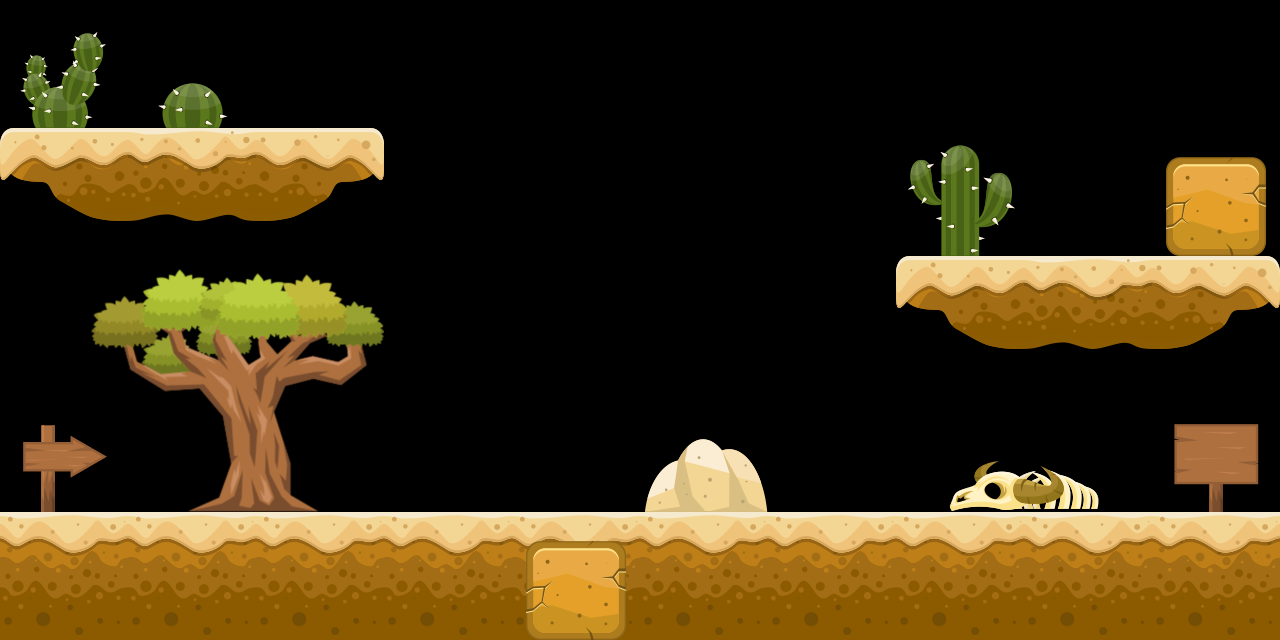

Tiled map render using the project's own tile images. Description and the map definition, with tile-layer contents summarised, below:
An orthogonal 10x5 tile map with 128x128 px tiles, 2 tile layers (plataformas, objetos).

<map version="1.0" tiledversion="1.1.6" orientation="orthogonal" renderorder="right-down" width="10" height="5" tilewidth="128" tileheight="128" infinite="0" nextobjectid="1">
 <tileset firstgid="1" name="tilesetEx" tilewidth="128" tileheight="128" tilecount="36" columns="9">
  <image source="deserto.png" width="1152" height="512" />
  <tile id="0">
   <properties>
    <property name="collider" type="bool" value="false" />
   </properties>
  </tile>
  <tile id="1">
   <properties>
    <property name="collider" type="bool" value="false" />
   </properties>
  </tile>
  <tile id="2">
   <properties>
    <property name="collider" type="bool" value="false" />
   </properties>
  </tile>
  <tile id="3">
   <properties>
    <property name="collider" type="bool" value="false" />
   </properties>
  </tile>
  <tile id="4">
   <properties>
    <property name="collider" type="bool" value="false" />
   </properties>
  </tile>
  <tile id="5">
   <properties>
    <property name="collider" type="bool" value="false" />
   </properties>
  </tile>
  <tile id="6">
   <properties>
    <property name="collider" type="bool" value="false" />
   </properties>
  </tile>
  <tile id="7">
   <properties>
    <property name="collider" type="bool" value="false" />
   </properties>
  </tile>
  <tile id="8">
   <properties>
    <property name="collider" type="bool" value="false" />
   </properties>
  </tile>
  <tile id="9">
   <properties>
    <property name="collider" type="bool" value="false" />
   </properties>
  </tile>
  <tile id="10">
   <properties>
    <property name="collider" type="bool" value="false" />
   </properties>
  </tile>
  <tile id="11">
   <properties>
    <property name="collider" type="bool" value="false" />
   </properties>
  </tile>
  <tile id="12">
   <properties>
    <property name="collider" type="bool" value="false" />
   </properties>
  </tile>
  <tile id="13">
   <properties>
    <property name="collider" type="bool" value="false" />
   </properties>
  </tile>
  <tile id="14">
   <properties>
    <property name="collider" type="bool" value="false" />
   </properties>
  </tile>
  <tile id="15">
   <properties>
    <property name="collider" type="bool" value="false" />
   </properties>
  </tile>
  <tile id="16">
   <properties>
    <property name="collider" type="bool" value="false" />
   </properties>
  </tile>
  <tile id="17">
   <properties>
    <property name="collider" type="bool" value="false" />
   </properties>
  </tile>
  <tile id="18">
   <properties>
    <property name="collider" type="bool" value="false" />
   </properties>
  </tile>
  <tile id="19">
   <properties>
    <property name="collider" type="bool" value="false" />
   </properties>
  </tile>
  <tile id="20">
   <properties>
    <property name="collider" type="bool" value="false" />
   </properties>
  </tile>
  <tile id="21">
   <properties>
    <property name="collider" type="bool" value="false" />
   </properties>
  </tile>
  <tile id="22">
   <properties>
    <property name="collider" type="bool" value="false" />
   </properties>
  </tile>
  <tile id="23">
   <properties>
    <property name="collider" type="bool" value="false" />
   </properties>
  </tile>
  <tile id="24">
   <properties>
    <property name="collider" type="bool" value="false" />
   </properties>
  </tile>
  <tile id="25">
   <properties>
    <property name="collider" type="bool" value="false" />
   </properties>
  </tile>
  <tile id="26">
   <properties>
    <property name="collider" type="bool" value="false" />
   </properties>
  </tile>
  <tile id="27">
   <properties>
    <property name="collider" type="bool" value="true" />
   </properties>
  </tile>
  <tile id="28">
   <properties>
    <property name="collider" type="bool" value="true" />
   </properties>
  </tile>
  <tile id="29">
   <properties>
    <property name="collider" type="bool" value="true" />
   </properties>
  </tile>
  <tile id="30">
   <properties>
    <property name="collider" type="bool" value="false" />
   </properties>
  </tile>
  <tile id="31">
   <properties>
    <property name="collider" type="bool" value="false" />
   </properties>
  </tile>
  <tile id="32">
   <properties>
    <property name="collider" type="bool" value="false" />
   </properties>
  </tile>
  <tile id="33">
   <properties>
    <property name="collider" type="bool" value="false" />
   </properties>
  </tile>
  <tile id="34">
   <properties>
    <property name="collider" type="bool" value="false" />
   </properties>
  </tile>
  <tile id="35">
   <properties>
    <property name="collider" type="bool" value="false" />
   </properties>
  </tile>
 </tileset>
 <layer name="plataformas" width="10" height="5">
  <data>[50 cells, 16 non-empty, 4 distinct tile ids]</data>
 </layer>
 <layer name="objetos" width="10" height="5">
  <data>[50 cells, 15 non-empty, 14 distinct tile ids]</data>
 </layer>
</map>
